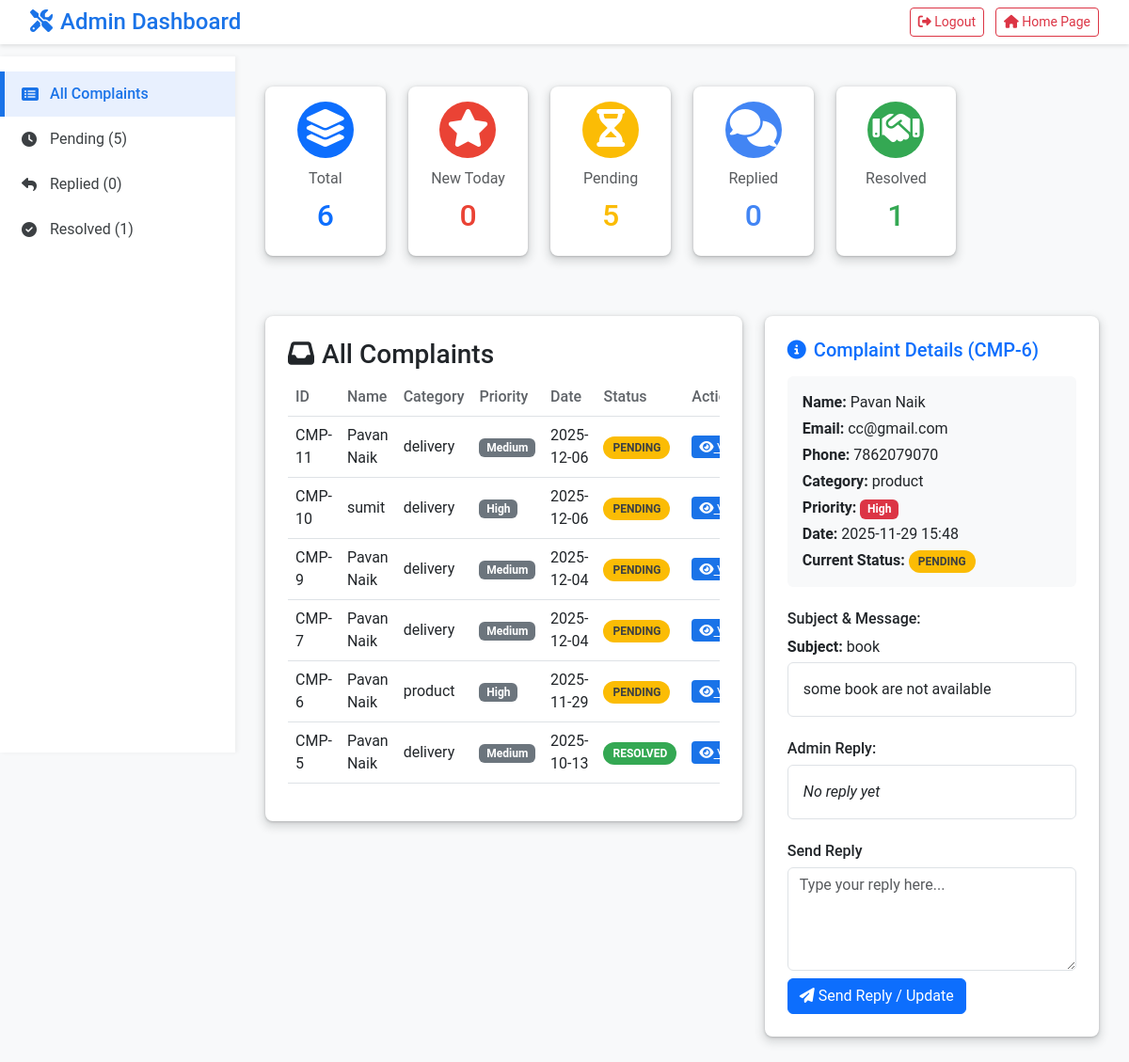
Page /admin-panel.php?view_id=6 (signed in) on the committed database.
### tables this page shows
CREATE TABLE `complaints` (
  `id` int(11) NOT NULL,
  `name` varchar(255) NOT NULL,
  `email` varchar(255) NOT NULL,
  `phone` varchar(20) DEFAULT NULL,
  `category` varchar(50) NOT NULL,
  `subject` varchar(255) NOT NULL,
  `description` text NOT NULL,
  `priority` enum('low','medium','high') DEFAULT 'medium',
  `status` varchar(50) DEFAULT 'pending',
  `date_submitted` timestamp NOT NULL DEFAULT current_timestamp(),
  `reply` text NOT NULL
);

### admin-panel.php (the view, shortened to what this page needs)
<?php
$host="localhost"; $user="root"; $pass=""; $dbname="complaint_system";
$conn=new mysqli($host,$user,$pass,$dbname);
$view_complaint=null;
if(isset($_GET['view_id'])){
    $vid=intval($_GET['view_id']);
    $stmt=$conn->prepare("SELECT * FROM complaints WHERE id=?");
    $stmt->bind_param('i',$vid); $stmt->execute();
    $res=$stmt->get_result();
    if($res && $res->num_rows>0) $view_complaint=$res->fetch_assoc();
}
$filter = isset($_GET['filter']) ? strtolower($_GET['filter']) : 'all';
$sql = "SELECT * FROM complaints";
$sql .= " ORDER BY date_submitted DESC";
$complaints=[];
$res=$conn->query($sql);
if($res) while($row=$res->fetch_assoc()) $complaints[]=$row;
$all_complaints_res = $conn->query("SELECT * FROM complaints");
$all_complaints = [];
if($all_complaints_res) while($row=$all_complaints_res->fetch_assoc()) $all_complaints[]=$row;
$total = count($all_complaints);
$resolved = count(array_filter($all_complaints, fn($c) => strtolower($c['status']) == 'resolved'));
$pending = count(array_filter($all_complaints, fn($c) => strtolower($c['status']) == 'pending'));
$replied = count(array_filter($all_complaints, fn($c) => strtolower($c['status']) == 'replied'));
$new_today = count(array_filter($all_complaints, fn($c) => date('Y-m-d', strtotime($c['date_submitted'])) == date('Y-m-d')));
?>
<!DOCTYPE html>
<html lang="en">
<head>
<link href="https://cdn.jsdelivr.net/npm/bootstrap@5.3.0/dist/css/bootstrap.min.css" rel="stylesheet">
<link rel="stylesheet" href="https://cdnjs.cloudflare.com/ajax/libs/font-awesome/6.5.2/css/all.min.css">
</head>
<body>
<header class="main-header d-flex justify-content-between align-items-center mb-3">
    <h2><i class="fas fa-tools me-2"></i>Admin Dashboard</h2>
    <div>
        <a href="admin-panel.php?logout=1" class="btn btn-outline-danger btn-sm me-2">
            <i class="fas fa-sign-out-alt"></i> Logout
        </a>
        <a href="index.php" class="btn btn-outline-danger btn-sm">
            <i class="fas fa-home"></i> Home Page
        </a>
    </div>
</header>
<aside class="sidebar">
<nav>
<a href="admin-panel.php?filter=all" class="<?=($filter=='all'?'active':'')?>"><i class="fas fa-list-alt"></i> All Complaints</a>
<a href="admin-panel.php?filter=pending" class="<?=($filter=='pending'?'active':'')?>"><i class="fas fa-clock"></i> Pending (<?= $pending ?>)</a>
<a href="admin-panel.php?filter=replied" class="<?=($filter=='replied'?'active':'')?>"><i class="fas fa-reply"></i> Replied (<?= $replied ?>)</a>
<a href="admin-panel.php?filter=resolved" class="<?=($filter=='resolved'?'active':'')?>"><i class="fas fa-check-circle"></i> Resolved (<?= $resolved ?>)</a>
</nav>
</aside>
<main>
<div class="row mb-5 card-stats">
    <div class="col-md-12 col-lg-2 mb-3">
        <div class="card p-3 text-center bg-white">
            <div class="stat-icon mx-auto bg-primary"><i class="fas fa-layer-group"></i></div>
            <p class="mb-0 text-muted">Total</p>
            <h4 class="text-primary"><?= $total ?></h4>
        </div>
    </div>
    <div class="col-md-6 col-lg-2 mb-3">
        <div class="card p-3 text-center bg-white">
            <div class="stat-icon mx-auto" style="background-color: var(--danger-color);"><i class="fas fa-star"></i></div>
            <p class="mb-0 text-muted">New Today</p>
            <h4 style="color: var(--danger-color);"><?= $new_today ?></h4>
        </div>
    </div>
    <div class="col-md-6 col-lg-2 mb-3">
        <div class="card p-3 text-center bg-white">
            <div class="stat-icon mx-auto" style="background-color: #fbbc05;"><i class="fas fa-hourglass-half"></i></div>
            <p class="mb-0 text-muted">Pending</p>
            <h4 style="color: #fbbc05;"><?= $pending ?></h4>
        </div>
    </div>
    <div class="col-md-6 col-lg-2 mb-3">
        <div class="card p-3 text-center bg-white">
            <div class="stat-icon mx-auto" style="background-color: #4285f4;"><i class="fas fa-comments"></i></div>
            <p class="mb-0 text-muted">Replied</p>
            <h4 style="color: #4285f4;"><?= $replied ?></h4>
        </div>
    </div>
    <div class="col-md-6 col-lg-2 mb-3">
        <div class="card p-3 text-center bg-white">
            <div class="stat-icon mx-auto" style="background-color: var(--success-color);"><i class="fas fa-handshake"></i></div>
            <p class="mb-0 text-muted">Resolved</p>
            <h4 style="color: var(--success-color);"><?= $resolved ?></h4>
        </div>
    </div>
</div>
<div class="row">
<div class="col-lg-7">
    <div class="complaint-table">
        <h3><i class="fas fa-inbox me-2"></i><?= ucfirst($filter) ?> Complaints</h3>
        <div class="table-responsive">
            <table class="table table-hover align-middle">
            <thead><tr>
                <th>ID</th><th>Name</th><th>Category</th><th>Priority</th><th>Date</th><th>Status</th><th>Actions</th>
            </tr></thead>
            <tbody>
            <?php foreach($complaints as $c): ?>
            <tr class="">
            <td><?= "CMP-".$c['id'] ?></td>
            <td><?= htmlspecialchars($c['name']) ?></td>
            <td><?= htmlspecialchars($c['category']) ?></td>
            <td><span class="badge bg-secondary"><?= ucfirst($c['priority']??'medium') ?></span></td>
            <td><?= date('Y-m-d',strtotime($c['date_submitted'])) ?></td>
            <td><span class="status-badge status-<?=strtolower($c['status'])?>"><?= ucfirst($c['status']) ?></span></td>
            <td class="text-nowrap">
                <a class="btn-action btn-view" href="admin-panel.php?view_id=<?= $c['id'] ?>"><i class="fas fa-eye"></i> View</a>
            </td>
            </tr>
            <?php endforeach; if(empty($complaints)) echo '<tr><td colspan="7" class="text-center p-4">No complaints found for this filter.</td></tr>'; ?>
            </tbody>
            </table>
        </div>
    </div>
</div>
<div class="col-lg-5 mt-4 mt-lg-0">
    <div class="detail-panel">
    <?php if($view_complaint): ?>
        <h5 class="mb-3 text-primary"><i class="fas fa-info-circle me-2"></i>Complaint Details (<?= "CMP-".$view_complaint['id'] ?>)</h5>
        <div class="card p-3 mb-3 border-0 bg-light">
            <p class="mb-1"><strong>Name:</strong> <?= htmlspecialchars($view_complaint['name']) ?></p>
            <p class="mb-1"><strong>Email:</strong> <?= htmlspecialchars($view_complaint['email']) ?></p>
            <p class="mb-1"><strong>Phone:</strong> <?= htmlspecialchars($view_complaint['phone']) ?></p>
            <p class="mb-1"><strong>Category:</strong> <?= htmlspecialchars($view_complaint['category']) ?></p>
            <p class="mb-1"><strong>Priority:</strong> <span class="badge bg-danger"><?= ucfirst(htmlspecialchars($view_complaint['priority']??'medium')) ?></span></p>
            <p class="mb-1"><strong>Date:</strong> <?= date('Y-m-d H:i',strtotime($view_complaint['date_submitted'])) ?></p>
            <p class="mb-0"><strong>Current Status:</strong> <span class="status-badge status-<?=strtolower($view_complaint['status'])?>"><?= ucfirst(htmlspecialchars($view_complaint['status'])) ?></span></p>
        </div>
        <h6 class="mt-4">Subject & Message:</h6>
        <p class="mb-1"><strong>Subject:</strong> <?= htmlspecialchars($view_complaint['subject']) ?></p>
        <div class="p-3 border rounded mb-3 bg-white">
            <?= nl2br(htmlspecialchars($view_complaint['description'])) ?>
        </div>
        <h6 class="mt-4">Admin Reply:</h6>
        <div class="p-3 border rounded mb-3 bg-white">
            <?= $view_complaint['reply'] ? nl2br(htmlspecialchars($view_complaint['reply'])) : '<em>No reply yet</em>' ?>
        </div>
        <?php if(strtolower($view_complaint['status'])!='resolved'): ?>
        <h6 class="mt-4">Send Reply</h6>
        <form method="post">
            <div class="mb-2"><textarea name="reply_text" class="form-control" rows="4" placeholder="Type your reply here..." required></textarea></div>
            <button type="submit" name="reply_submit" class="btn btn-primary"><i class="fas fa-paper-plane"></i> Send Reply / Update</button>
        </form>
        <?php else: ?><div class="alert alert-success mt-4"><i class="fas fa-check-circle"></i> This complaint is marked as **Resolved**.</div><?php endif; ?>
    <?php else: ?><p class="text-center p-5 text-muted">Select a complaint from the list to view its details and reply.</p><?php endif; ?>
    </div>
</div>
</div>
</main>
</body>
</html>

### admin-panel.php (style rules this page uses)
:root { --primary-color: #1a73e8; --secondary-color: #fbbc05; --success-color: #34a853; --danger-color: #ea4335; --bg-light: #f8f9fa; --card-shadow: 0 1px 3px 0 rgba(60,64,67,.3), 0 4px 8px 3px rgba(60,64,67,.15); }
body { background: var(--bg-light); font-family: 'Roboto', sans-serif; padding-top: 60px; }
.main-header { background: #fff; color: #3c4043; padding: 0.5rem 2rem; box-shadow: 0 2px 4px rgba(0,0,0,0.1); position: fixed; top: 0; left: 0; right: 0; z-index: 1030; display: flex; justify-content: space-between; align-items: center; }
.main-header h2 { font-size: 1.5rem; font-weight: 500; color: var(--primary-color); margin-bottom: 0; }
.sidebar { width: 250px; background: #ffffff; padding-top: 1rem; position: fixed; top: 60px; height: calc(100vh - 60px); box-shadow: 2px 0 5px rgba(0,0,0,0.05); }
.sidebar a { display: flex; align-items: center; color: #3c4043; padding: 12px 18px; text-decoration: none; font-size: 1rem; border-left: 5px solid transparent; transition: all 0.3s ease; }
.sidebar a i { margin-right: 10px; width: 20px; }
.sidebar a.active { background: #e8f0fe; color: var(--primary-color); font-weight: 500; border-left-color: var(--primary-color); }
main { margin-left: 250px; padding: 2rem; }
.card-stats .card { border: none; border-radius: 8px; box-shadow: var(--card-shadow); transition: transform 0.3s ease; }
.card-stats h4 { font-size: 2rem; font-weight: 500; margin-top: 0.5rem; }
.stat-icon { font-size: 2.5rem; color: #fff; width: 60px; height: 60px; line-height: 60px; border-radius: 50%; margin-bottom: 10px; }
.complaint-table, .detail-panel { background: #fff; padding: 1.5rem; border-radius: 8px; box-shadow: var(--card-shadow); }
.table thead th { font-weight: 500; color: #5f6368; }
.status-badge { font-size: 0.75rem; font-weight: 600; text-transform: uppercase; padding: 5px 10px; border-radius: 12px; }
.status-pending { background-color: #fbbc05; color: #3c4043; }
.status-resolved { background-color: #34a853; color: #fff; }
.btn-action { padding: 4px 8px; font-size: 0.85rem; margin-right: 5px; border-radius: 4px; }
.btn-view { background: var(--primary-color); color: #fff; }

### rows in the picture
complaints: id "11", name "Pavan Naik", category "delivery", priority "Medium", date_submitted "2025-12-06", status "PENDING"
complaints: id "10", name "sumit", category "delivery", priority "High", date_submitted "2025-12-06", status "PENDING"
complaints: id "9", name "Pavan Naik", category "delivery", priority "Medium", date_submitted "2025-12-04", status "PENDING"
complaints: id "7", name "Pavan Naik", category "delivery", priority "Medium", date_submitted "2025-12-04", status "PENDING"
complaints: id "6", name "Pavan Naik", category "product", priority "High", date_submitted "2025-11-29", status "PENDING", email "cc@gmail.com", phone "7862079070", date_submitted "2025-11-29 15:48", subject "book", description "some book are not available"
complaints: id "5", name "Pavan Naik", category "delivery", priority "Medium", date_submitted "2025-10-13", status "RESOLVED"

### other values in the picture
$pending "5"
$replied "0"
$resolved "1"
$total "6"
$new_today "0"
$filter "All"
